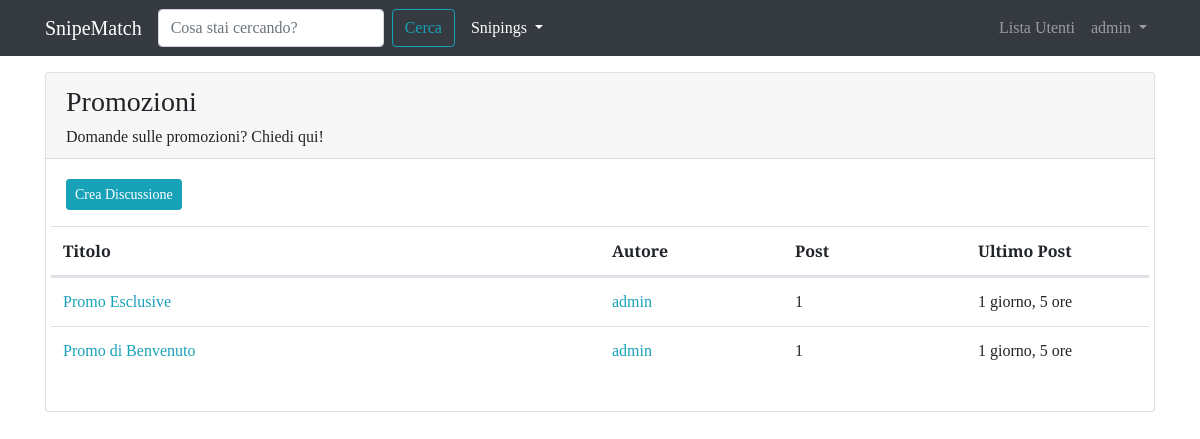
Page /forum/sezione/8 (signed in) on the committed database.
### forum/models.py (models this page shows, shortened)
class Sezione(models.Model):
    nome_sezione = models.CharField(max_length=80)
    descrizione = models.CharField(max_length=150, blank=True, null=True)   #blank: può non essere presente il campo; null: ouò essere null
    logo_sezione = models.ImageField(blank=True, null=True)
    class Meta:
        verbose_name = "Sezione"
        verbose_name_plural = "Sezioni"

class Discussione(models.Model):
    titolo = models.CharField(max_length=120)
    data_creazione = models.DateTimeField(auto_now_add=True)   #auto_now_add setta la adata quando è creata la discussione
    autore_discussione = models.ForeignKey(User, on_delete=models.CASCADE, related_name="discussioni")  #col related accedo facilmente alle discussioni create da un utente
    sezione_appartenenza = models.ForeignKey(Sezione, on_delete=models.CASCADE)
    def get_absolute_url(self):
        return reverse("visualizza_discussione", kwargs={"pk": self.pk})  #gli passo come argomento la chiave primaria, perchè serve per riscostruire l'url
    class Meta:
        verbose_name = "Discussione"
        verbose_name_plural = "Discussioni"

class Post(models.Model):
    autore_post = models.ForeignKey(User, on_delete=models.CASCADE, related_name="posts")
    contenuto = models.TextField()
    data_creazione = models.DateTimeField(auto_now_add=True)   #auto_now_add setta la adata quando è creata la discussione
    discussione = models.ForeignKey(Discussione, on_delete=models.CASCADE)
    class Meta:
        verbose_name = "Post"
        verbose_name_plural = "Posts"

### forum/views.py (the view)
# urls.py: path('sezione/<int:pk>', views.visualizza_sezione, name="sezione_view"),
def visualizza_sezione(request, pk):
    sezione = get_object_or_404(Sezione, pk=pk)
    discussioni_sezione = Discussione.objects.filter(
        sezione_appartenenza=sezione
    ).order_by("-data_creazione")   #così ordino in modo che le più vecchie siano in fondo
    context = {"sezione": sezione, "discussioni": discussioni_sezione}
    return render(request, "forum/singola_sezione.html", context)

### forum/templates/forum/singola_sezione.html (shortened to what this page needs)
{% extends 'base.html' %}
{% block content %}
<div class="card my-3">
    <div class="card-header">
        <h3>{{ sezione.nome_sezione }}</h3>
        <h6 class="card-text">{{ sezione.descrizione }}</h6>
    </div>
    <div class="card-body">
        <a class="btn btn-sm btn-info" href="{% url 'crea_discussione' pk=sezione.pk %}">Crea Discussione</a>
        <table class="table mt-3">
            <thead>
                <tr class="row">
                    <th class="col-lg-6 col-4">Titolo</th>
                    <th class="col-lg-2 col-3">Autore</th>
                    <th class="col-lg-2 col-2">Post</th>
                    <th class="col-lg-2 col-3">Ultimo Post</th>
                </tr>
            </thead>
            <tbody>
                <tr class="row">
                    {% for discussione in discussioni %}
                        <td class="col-lg-6 col-4">
                            <a href="{{ discussione.get_absolute_url }}">{{ discussione.titolo }}
                            </a>
                        </td>
                        <td class="col-lg-2 col-3">
                            <a href="{% url 'user_profile' username=discussione.autore_discussione.username %}">{{ discussione.autore_discussione }}
                            </a>
                        </td>
                        <td class="col-lg-2 col-2">{{ discussione.post_set.count }}</td>
                        <td class="col-lg-2 col-3">{{ discussione.post_set.last.data_creazione|timesince }}</td>
                        {% endfor %}
                </tr>
            </tbody>
        </table>
    </div>
</div>
{% endblock content %}

### templates/base.html (shortened to what this page needs)
{% load static %}
<!doctype html>
<html lang="it">
  <head>
    <link rel="stylesheet" href="https://stackpath.bootstrapcdn.com/bootstrap/4.3.1/css/bootstrap.min.css">
    <link rel="stylesheet" href="https://cdnjs.cloudflare.com/ajax/libs/jquery-datetimepicker/2.5.20/jquery.datetimepicker.min.css" />
    <link rel="stylesheet" href="https://unpkg.com/bootstrap-table@1.18.3/dist/bootstrap-table.min.css">
    <link rel="stylesheet" href="{% static 'css/agora.css' %}">
  </head>
  <body>
    <nav class="navbar navbar-expand-sm navbar-dark bg-dark">
      <div class="container">
        <a class="navbar-brand" href="/">SnipeMatch</a>
        <div class="collapse navbar-collapse" id="navbarSupportedContent">
          <form class="form-inline my-lg-0 mr-2" action="{% url 'funzione_cerca' %}">
            <input name="q" class="form-control mr-sm-2" type="search" placeholder="Cosa stai cercando?" aria-label="Search">
            <button class="btn btn-outline-info my-2 my-sm-0" type="submit">Cerca</button>
          </form>
          <ul class="navbar-nav mr-auto">
            <li class="nav-item active dropdown">
              <a class="nav-link dropdown-toggle" href="#" id="navbarDropdown" role="button" data-toggle="dropdown" aria-haspopup="true" aria-expanded="false">
                Snipings
              </a>
            </li>
          </ul>
          <ul class="navbar-nav ml-auto">
            <li class="nav-item">
              <a class="nav-link" href="{% url 'user_list' %}">Lista Utenti <span class="sr-only">(current)</span></a>
            </li>
            {% if request.user.is_authenticated %}
              <li class="nav-item dropdown">
                <a class="nav-link dropdown-toggle" href="#" id="navbarDropdown" role="button" data-toggle="dropdown" aria-haspopup="true" aria-expanded="false">
                  {{ request.user.username }}
                </a>
              </li>
            {% endif %}
          </ul>
        </div>
      </div>
    </nav>
    <div class="container">
        {% block content %}
        {% endblock content %}
    </div>
  </body>
</html>

### static-storage/css/agora.css (style rules this page uses)
body { font-family: 'Slabo 27px', serif; }
a, a:hover { color: #17a2b8; }

### rows in the picture
Sezione: nome_sezione "Promozioni", descrizione "Domande sulle promozioni? Chiedi qui!"
Discussione: titolo "Promo Esclusive", autore_discussione "admin", post_set.count "1", post_set.last.data_creazione "1 giorno, 5 ore"
Discussione: titolo "Promo di Benvenuto", autore_discussione "admin", post_set.count "1", post_set.last.data_creazione "1 giorno, 5 ore"

### other values in the picture
{{ request.user.username }} "admin"
